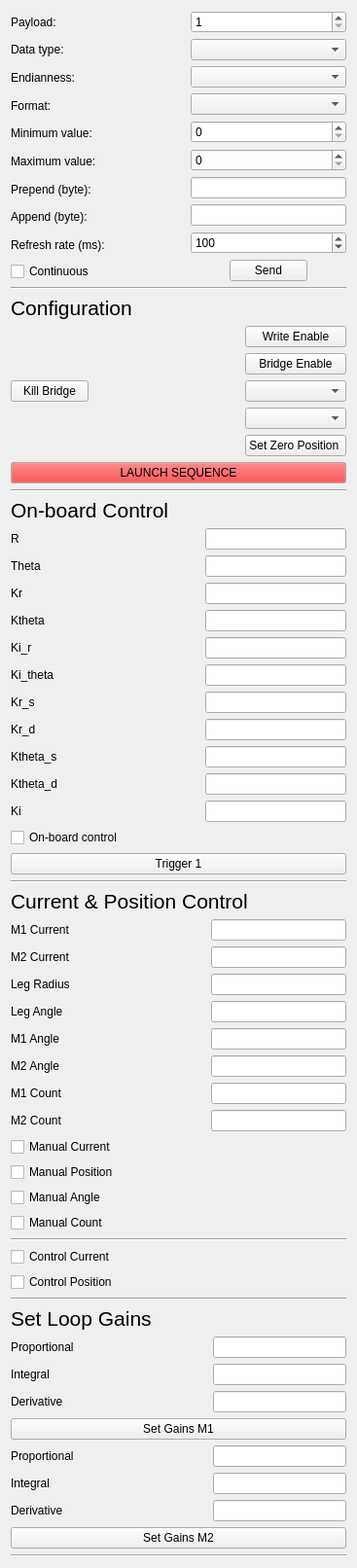
<?xml version="1.0" encoding="UTF-8"?>
<ui version="4.0">
 <class>FrameWidget</class>
 <widget class="QWidget" name="FrameWidget">
  <property name="geometry">
   <rect>
    <x>0</x>
    <y>0</y>
    <width>367</width>
    <height>1466</height>
   </rect>
  </property>
  <property name="windowTitle">
   <string>Form</string>
  </property>
  <layout class="QGridLayout" name="gridLayout">
   <item row="30" column="0">
    <widget class="Line" name="line_5">
     <property name="orientation">
      <enum>Qt::Horizontal</enum>
     </property>
    </widget>
   </item>
   <item row="23" column="0">
    <widget class="Line" name="line_4">
     <property name="orientation">
      <enum>Qt::Horizontal</enum>
     </property>
    </widget>
   </item>
   <item row="29" column="0">
    <widget class="QPushButton" name="SetGainsM2">
     <property name="text">
      <string>Set Gains M2</string>
     </property>
    </widget>
   </item>
   <item row="5" column="0">
    <widget class="Line" name="line_2">
     <property name="orientation">
      <enum>Qt::Horizontal</enum>
     </property>
    </widget>
   </item>
   <item row="3" column="0">
    <layout class="QHBoxLayout" name="horizontalLayout_3">
     <item>
      <layout class="QVBoxLayout" name="verticalLayout_7">
       <item>
        <widget class="QPushButton" name="KillBridge">
         <property name="autoFillBackground">
          <bool>false</bool>
         </property>
         <property name="styleSheet">
          <string notr="true"/>
         </property>
         <property name="text">
          <string>Kill Bridge</string>
         </property>
        </widget>
       </item>
      </layout>
     </item>
     <item>
      <spacer name="horizontalSpacer_4">
       <property name="orientation">
        <enum>Qt::Horizontal</enum>
       </property>
       <property name="sizeHint" stdset="0">
        <size>
         <width>40</width>
         <height>20</height>
        </size>
       </property>
      </spacer>
     </item>
     <item>
      <layout class="QVBoxLayout" name="verticalLayout_6">
       <item>
        <widget class="QPushButton" name="WriteEnable">
         <property name="text">
          <string>Write Enable</string>
         </property>
        </widget>
       </item>
       <item>
        <widget class="QPushButton" name="BridgeEnable">
         <property name="text">
          <string>Bridge Enable</string>
         </property>
        </widget>
       </item>
       <item>
        <widget class="QComboBox" name="ConfigcomboBox"/>
       </item>
       <item>
        <widget class="QComboBox" name="GainSetcomboBox"/>
       </item>
       <item>
        <widget class="QPushButton" name="ZeroPosition">
         <property name="text">
          <string>Set Zero Position </string>
         </property>
        </widget>
       </item>
      </layout>
     </item>
    </layout>
   </item>
   <item row="13" column="0">
    <layout class="QHBoxLayout" name="horizontalLayout_4">
     <item>
      <layout class="QVBoxLayout" name="verticalLayout_4">
       <item>
        <widget class="QLabel" name="label_15">
         <property name="text">
          <string>M1 Current</string>
         </property>
        </widget>
       </item>
       <item>
        <widget class="QLabel" name="label_14">
         <property name="text">
          <string>M2 Current</string>
         </property>
        </widget>
       </item>
       <item>
        <widget class="QLabel" name="label_10">
         <property name="text">
          <string>Leg Radius</string>
         </property>
        </widget>
       </item>
       <item>
        <widget class="QLabel" name="label_11">
         <property name="text">
          <string>Leg Angle</string>
         </property>
        </widget>
       </item>
       <item>
        <widget class="QLabel" name="label_12">
         <property name="text">
          <string>M1 Angle</string>
         </property>
        </widget>
       </item>
       <item>
        <widget class="QLabel" name="label_13">
         <property name="text">
          <string>M2 Angle</string>
         </property>
        </widget>
       </item>
       <item>
        <widget class="QLabel" name="label_16">
         <property name="text">
          <string>M1 Count</string>
         </property>
        </widget>
       </item>
       <item>
        <widget class="QLabel" name="label_17">
         <property name="text">
          <string>M2 Count</string>
         </property>
        </widget>
       </item>
      </layout>
     </item>
     <item>
      <spacer name="horizontalSpacer_5">
       <property name="orientation">
        <enum>Qt::Horizontal</enum>
       </property>
       <property name="sizeHint" stdset="0">
        <size>
         <width>40</width>
         <height>20</height>
        </size>
       </property>
      </spacer>
     </item>
     <item>
      <layout class="QVBoxLayout" name="verticalLayout_3">
       <item>
        <widget class="QLineEdit" name="M1Current"/>
       </item>
       <item>
        <widget class="QLineEdit" name="M2Current"/>
       </item>
       <item>
        <widget class="QLineEdit" name="LegRadius"/>
       </item>
       <item>
        <widget class="QLineEdit" name="LegAngle"/>
       </item>
       <item>
        <widget class="QLineEdit" name="M1Angle"/>
       </item>
       <item>
        <widget class="QLineEdit" name="M2Angle"/>
       </item>
       <item>
        <widget class="QLineEdit" name="M1Count"/>
       </item>
       <item>
        <widget class="QLineEdit" name="M2Count"/>
       </item>
      </layout>
     </item>
    </layout>
   </item>
   <item row="1" column="0">
    <widget class="Line" name="line">
     <property name="orientation">
      <enum>Qt::Horizontal</enum>
     </property>
    </widget>
   </item>
   <item row="15" column="0">
    <widget class="QCheckBox" name="ManualPositioncheckBox">
     <property name="text">
      <string>Manual Position</string>
     </property>
    </widget>
   </item>
   <item row="25" column="0">
    <layout class="QHBoxLayout" name="horizontalLayout_5">
     <item>
      <layout class="QVBoxLayout" name="verticalLayout_8">
       <item>
        <widget class="QLabel" name="label_18">
         <property name="text">
          <string>Proportional</string>
         </property>
        </widget>
       </item>
       <item>
        <widget class="QLabel" name="label_19">
         <property name="text">
          <string>Integral</string>
         </property>
        </widget>
       </item>
       <item>
        <widget class="QLabel" name="label_20">
         <property name="text">
          <string>Derivative</string>
         </property>
        </widget>
       </item>
      </layout>
     </item>
     <item>
      <spacer name="horizontalSpacer_6">
       <property name="orientation">
        <enum>Qt::Horizontal</enum>
       </property>
       <property name="sizeHint" stdset="0">
        <size>
         <width>40</width>
         <height>20</height>
        </size>
       </property>
      </spacer>
     </item>
     <item>
      <layout class="QVBoxLayout" name="verticalLayout_5">
       <item>
        <widget class="QLineEdit" name="PGainM1"/>
       </item>
       <item>
        <widget class="QLineEdit" name="IGainM1"/>
       </item>
       <item>
        <widget class="QLineEdit" name="DGainM1"/>
       </item>
      </layout>
     </item>
    </layout>
   </item>
   <item row="0" column="0">
    <layout class="QHBoxLayout" name="horizontalLayout_2">
     <item>
      <layout class="QVBoxLayout" name="verticalLayout">
       <item>
        <widget class="QLabel" name="label">
         <property name="text">
          <string>Payload:</string>
         </property>
        </widget>
       </item>
       <item>
        <widget class="QLabel" name="label_2">
         <property name="text">
          <string>Data type:</string>
         </property>
        </widget>
       </item>
       <item>
        <widget class="QLabel" name="label_3">
         <property name="text">
          <string>Endianness:</string>
         </property>
        </widget>
       </item>
       <item>
        <widget class="QLabel" name="label_4">
         <property name="text">
          <string>Format:</string>
         </property>
        </widget>
       </item>
       <item>
        <widget class="QLabel" name="label_5">
         <property name="text">
          <string>Minimum value:</string>
         </property>
        </widget>
       </item>
       <item>
        <widget class="QLabel" name="label_6">
         <property name="text">
          <string>Maximum value:</string>
         </property>
        </widget>
       </item>
       <item>
        <widget class="QLabel" name="label_7">
         <property name="text">
          <string>Prepend (byte):</string>
         </property>
        </widget>
       </item>
       <item>
        <widget class="QLabel" name="label_8">
         <property name="text">
          <string>Append (byte):</string>
         </property>
        </widget>
       </item>
       <item>
        <widget class="QLabel" name="label_9">
         <property name="text">
          <string>Refresh rate (ms):</string>
         </property>
        </widget>
       </item>
       <item>
        <widget class="QCheckBox" name="continuousCheckBox">
         <property name="text">
          <string>Continuous</string>
         </property>
        </widget>
       </item>
      </layout>
     </item>
     <item>
      <spacer name="horizontalSpacer_3">
       <property name="orientation">
        <enum>Qt::Horizontal</enum>
       </property>
       <property name="sizeHint" stdset="0">
        <size>
         <width>40</width>
         <height>20</height>
        </size>
       </property>
      </spacer>
     </item>
     <item>
      <layout class="QVBoxLayout" name="verticalLayout_2">
       <item>
        <widget class="QSpinBox" name="payloadSpinBox">
         <property name="minimum">
          <number>1</number>
         </property>
         <property name="value">
          <number>1</number>
         </property>
        </widget>
       </item>
       <item>
        <widget class="QComboBox" name="dataTypeComboBox"/>
       </item>
       <item>
        <widget class="QComboBox" name="endiannessComboBox"/>
       </item>
       <item>
        <widget class="QComboBox" name="formatComboBox"/>
       </item>
       <item>
        <widget class="QSpinBox" name="minimumValueSpinBox"/>
       </item>
       <item>
        <widget class="QSpinBox" name="maximumValueSpinBox"/>
       </item>
       <item>
        <widget class="QLineEdit" name="prependLineEdit"/>
       </item>
       <item>
        <widget class="QLineEdit" name="appendLineEdit"/>
       </item>
       <item>
        <widget class="QSpinBox" name="refreshRateValueSpinBox">
         <property name="minimum">
          <number>1</number>
         </property>
         <property name="maximum">
          <number>99999</number>
         </property>
         <property name="value">
          <number>100</number>
         </property>
        </widget>
       </item>
       <item>
        <layout class="QHBoxLayout" name="horizontalLayout">
         <item>
          <spacer name="horizontalSpacer">
           <property name="orientation">
            <enum>Qt::Horizontal</enum>
           </property>
           <property name="sizeHint" stdset="0">
            <size>
             <width>40</width>
             <height>20</height>
            </size>
           </property>
          </spacer>
         </item>
         <item>
          <widget class="QPushButton" name="sendPushButton">
           <property name="text">
            <string>Send</string>
           </property>
          </widget>
         </item>
         <item>
          <spacer name="horizontalSpacer_2">
           <property name="orientation">
            <enum>Qt::Horizontal</enum>
           </property>
           <property name="sizeHint" stdset="0">
            <size>
             <width>40</width>
             <height>20</height>
            </size>
           </property>
          </spacer>
         </item>
        </layout>
       </item>
      </layout>
     </item>
    </layout>
   </item>
   <item row="20" column="0">
    <widget class="Line" name="line_3">
     <property name="orientation">
      <enum>Qt::Horizontal</enum>
     </property>
    </widget>
   </item>
   <item row="16" column="0">
    <widget class="QCheckBox" name="ManualAnglecheckBox">
     <property name="text">
      <string>Manual Angle</string>
     </property>
    </widget>
   </item>
   <item row="21" column="0">
    <widget class="QCheckBox" name="ControlCurrent">
     <property name="text">
      <string>Control Current</string>
     </property>
    </widget>
   </item>
   <item row="22" column="0">
    <widget class="QCheckBox" name="ControlPosition">
     <property name="text">
      <string>Control Position</string>
     </property>
    </widget>
   </item>
   <item row="14" column="0">
    <widget class="QCheckBox" name="ManualCurrentcheckBox">
     <property name="text">
      <string>Manual Current</string>
     </property>
    </widget>
   </item>
   <item row="17" column="0">
    <widget class="QCheckBox" name="ManualCountcheckBox">
     <property name="text">
      <string>Manual Count</string>
     </property>
    </widget>
   </item>
   <item row="12" column="0">
    <widget class="QLabel" name="label_22">
     <property name="font">
      <font>
       <pointsize>16</pointsize>
      </font>
     </property>
     <property name="text">
      <string>Current &amp; Position Control</string>
     </property>
    </widget>
   </item>
   <item row="11" column="0">
    <widget class="Line" name="line_6">
     <property name="orientation">
      <enum>Qt::Horizontal</enum>
     </property>
    </widget>
   </item>
   <item row="24" column="0">
    <widget class="QLabel" name="label_21">
     <property name="font">
      <font>
       <pointsize>16</pointsize>
      </font>
     </property>
     <property name="text">
      <string>Set Loop Gains</string>
     </property>
    </widget>
   </item>
   <item row="2" column="0">
    <widget class="QLabel" name="label_23">
     <property name="font">
      <font>
       <pointsize>16</pointsize>
      </font>
     </property>
     <property name="text">
      <string>Configuration</string>
     </property>
    </widget>
   </item>
   <item row="27" column="0">
    <widget class="QPushButton" name="SetGainsM1">
     <property name="text">
      <string>Set Gains M1</string>
     </property>
    </widget>
   </item>
   <item row="28" column="0">
    <layout class="QHBoxLayout" name="horizontalLayout_6">
     <item>
      <layout class="QVBoxLayout" name="verticalLayout_10">
       <item>
        <widget class="QLabel" name="label_26">
         <property name="text">
          <string>Proportional</string>
         </property>
        </widget>
       </item>
       <item>
        <widget class="QLabel" name="label_24">
         <property name="text">
          <string>Integral</string>
         </property>
        </widget>
       </item>
       <item>
        <widget class="QLabel" name="label_25">
         <property name="text">
          <string>Derivative</string>
         </property>
        </widget>
       </item>
      </layout>
     </item>
     <item>
      <spacer name="horizontalSpacer_7">
       <property name="orientation">
        <enum>Qt::Horizontal</enum>
       </property>
       <property name="sizeHint" stdset="0">
        <size>
         <width>40</width>
         <height>20</height>
        </size>
       </property>
      </spacer>
     </item>
     <item>
      <layout class="QVBoxLayout" name="verticalLayout_9">
       <item>
        <widget class="QLineEdit" name="PGainM2"/>
       </item>
       <item>
        <widget class="QLineEdit" name="IGainM2"/>
       </item>
       <item>
        <widget class="QLineEdit" name="DGainM2"/>
       </item>
      </layout>
     </item>
    </layout>
   </item>
   <item row="8" column="0">
    <widget class="QCheckBox" name="StartControlcheckBox">
     <property name="text">
      <string>On-board control</string>
     </property>
    </widget>
   </item>
   <item row="6" column="0">
    <widget class="QLabel" name="label_27">
     <property name="font">
      <font>
       <pointsize>16</pointsize>
      </font>
     </property>
     <property name="text">
      <string>On-board Control</string>
     </property>
    </widget>
   </item>
   <item row="7" column="0">
    <layout class="QHBoxLayout" name="horizontalLayout_7">
     <item>
      <layout class="QVBoxLayout" name="verticalLayout_13">
       <item>
        <widget class="QLabel" name="label_38">
         <property name="text">
          <string>R</string>
         </property>
        </widget>
       </item>
       <item>
        <widget class="QLabel" name="label_37">
         <property name="text">
          <string>Theta</string>
         </property>
        </widget>
       </item>
       <item>
        <widget class="QLabel" name="label_29">
         <property name="text">
          <string>Kr</string>
         </property>
        </widget>
       </item>
       <item>
        <widget class="QLabel" name="label_28">
         <property name="text">
          <string>Ktheta</string>
         </property>
        </widget>
       </item>
       <item>
        <widget class="QLabel" name="label_35">
         <property name="text">
          <string>Ki_r</string>
         </property>
        </widget>
       </item>
       <item>
        <widget class="QLabel" name="label_36">
         <property name="text">
          <string>Ki_theta</string>
         </property>
        </widget>
       </item>
       <item>
        <widget class="QLabel" name="label_30">
         <property name="text">
          <string>Kr_s</string>
         </property>
        </widget>
       </item>
       <item>
        <widget class="QLabel" name="label_31">
         <property name="text">
          <string>Kr_d</string>
         </property>
        </widget>
       </item>
       <item>
        <widget class="QLabel" name="label_32">
         <property name="text">
          <string>Ktheta_s</string>
         </property>
        </widget>
       </item>
       <item>
        <widget class="QLabel" name="label_33">
         <property name="text">
          <string>Ktheta_d</string>
         </property>
        </widget>
       </item>
       <item>
        <widget class="QLabel" name="label_34">
         <property name="text">
          <string>Ki</string>
         </property>
        </widget>
       </item>
      </layout>
     </item>
     <item>
      <spacer name="horizontalSpacer_8">
       <property name="orientation">
        <enum>Qt::Horizontal</enum>
       </property>
       <property name="sizeHint" stdset="0">
        <size>
         <width>40</width>
         <height>20</height>
        </size>
       </property>
      </spacer>
     </item>
     <item>
      <layout class="QVBoxLayout" name="verticalLayout_14">
       <item>
        <widget class="QLineEdit" name="R"/>
       </item>
       <item>
        <widget class="QLineEdit" name="Theta"/>
       </item>
       <item>
        <widget class="QLineEdit" name="Kr"/>
       </item>
       <item>
        <widget class="QLineEdit" name="Ktheta"/>
       </item>
       <item>
        <widget class="QLineEdit" name="Ki_r"/>
       </item>
       <item>
        <widget class="QLineEdit" name="Ki_theta"/>
       </item>
       <item>
        <widget class="QLineEdit" name="Kr_s"/>
       </item>
       <item>
        <widget class="QLineEdit" name="Kr_d"/>
       </item>
       <item>
        <widget class="QLineEdit" name="Ktheta_s"/>
       </item>
       <item>
        <widget class="QLineEdit" name="Ktheta_d"/>
       </item>
       <item>
        <widget class="QLineEdit" name="Ki"/>
       </item>
      </layout>
     </item>
    </layout>
   </item>
   <item row="9" column="0">
    <widget class="QPushButton" name="Trigger1pushButton">
     <property name="text">
      <string>Trigger 1</string>
     </property>
     <property name="checkable">
      <bool>true</bool>
     </property>
    </widget>
   </item>
   <item row="4" column="0">
    <widget class="QPushButton" name="SetuppushButton">
     <property name="baseSize">
      <size>
       <width>0</width>
       <height>0</height>
      </size>
     </property>
     <property name="palette">
      <palette>
       <active>
        <colorrole role="Button">
         <brush brushstyle="SolidPattern">
          <color alpha="255">
           <red>255</red>
           <green>0</green>
           <blue>0</blue>
          </color>
         </brush>
        </colorrole>
       </active>
       <inactive>
        <colorrole role="Button">
         <brush brushstyle="SolidPattern">
          <color alpha="255">
           <red>255</red>
           <green>0</green>
           <blue>0</blue>
          </color>
         </brush>
        </colorrole>
       </inactive>
       <disabled>
        <colorrole role="Button">
         <brush brushstyle="SolidPattern">
          <color alpha="255">
           <red>255</red>
           <green>0</green>
           <blue>0</blue>
          </color>
         </brush>
        </colorrole>
       </disabled>
      </palette>
     </property>
     <property name="text">
      <string>LAUNCH SEQUENCE</string>
     </property>
    </widget>
   </item>
  </layout>
 </widget>
 <resources/>
 <connections/>
</ui>
